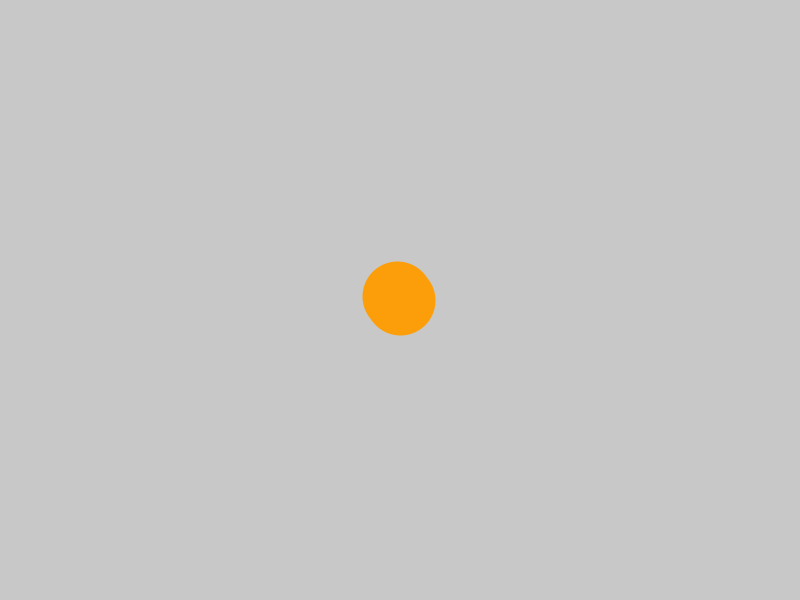
Frame 1 (no input)
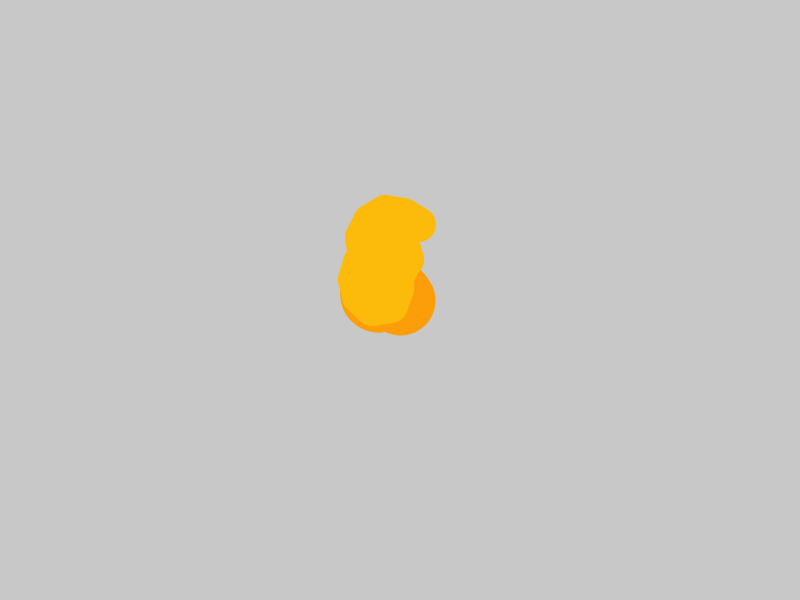
Frame 60 (the mouse pressed at the canvas centre just before this capture)
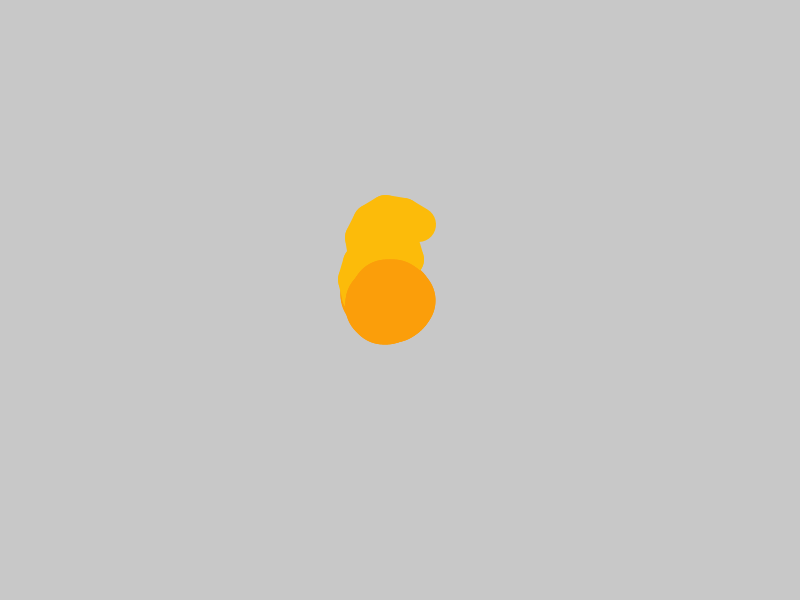
Frame 120 (the mouse held since frame 60 and released just before this capture)

The Processing sketch that drew these frames (run headless with seeded random() and noise(); from frame 60 on, the mouse is pressed at the canvas centre):

// Processing sketch: processing_10072
// ── processing_10072.pde

Cell cell;

void setup()
{
  size(800,600);
  background(200);
  //smooth();
  initialize();

  
}
void initialize()
{
  cell = new Cell(width/2,height/2,random(TWO_PI),0,1); 
}
void draw()
{
  if(!cell.divided)
  {
    cell.update();
    cell.display();
  }
  cell.updateChildren();
}
void mousePressed()
{
  background(200);
  initialize();
}


class Cell
{
  float x,y;
  float px,py;
  float ang;
  float angvel;
  float time;
  float inittime;
  float maxgen;
  int generation;
  float speed;
  float angrand;
  color col;
  boolean divided;
  
  Cell cell1;
  Cell cell2;
  Cell(float tempx,float tempy,float tempang,float tempangvel,int tempgeneration)
  {
    x = tempx;
    y = tempy;
    ang = tempang;
    angvel = tempangvel;
    generation = tempgeneration;
    
    time = int(random(100))+1;
    inittime = time;
    angrand = random(0.5)+0.5;
    speed = random(20);
    maxgen = int(random(10))+7;
    divided = false;
    col = color(127.+127.*sin(generation/3.+PI/3.),127.+127.*sin(generation/4.),10);
  }
  void update()
  {
    time -= 1;
    ang += angvel;
    px = x;
    py = y;
    x += cos(ang)*speed;
    y += sin(ang)*speed;
    angvel += random(angrand)-angrand/2.;
    if(x < 0)
    {
      x = 1;
      ang = PI-ang;
    }
    if(x > width)
    {
      x = width-1;
      ang = PI-ang;
    }
    if(y < 0)
    {
      y = 1;
      ang = TWO_PI-ang;
    }
    if(y > height)
    {
      y = height-1;
      ang = TWO_PI-ang;
    }
      if(time == 0)
      {
        divide();
        divided = true;
      }
      
    //}
  }
  void updateChildren()
  {
    if(generation < maxgen)
    {
      if(divided)
      {
        cell1.updateChildren();
        if(!cell1.divided)
        {
          cell1.update();
          cell1.display();
        }
        cell2.updateChildren();
        if(!cell2.divided)
        {
          cell2.update();
          cell2.display();
        }
      }
    }
  }
  void display()
  {
    stroke(col);
    strokeWeight(70./generation);
    if(generation > maxgen-1)
    {
      strokeWeight(70./generation/inittime*time);
    }
    line(px,py,x,y);
  }
  void divide()
  {
    cell1 = new Cell(x,y,ang,angvel,generation+1);
    cell2 = new Cell(x,y,ang,angvel,generation+1);
  }
  
}
